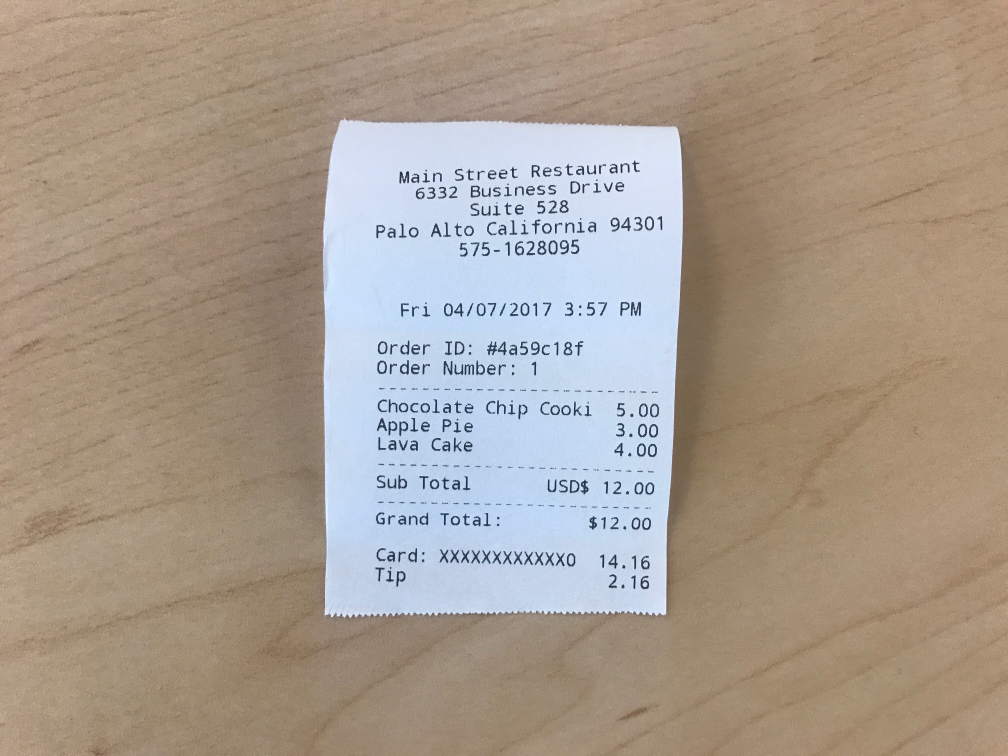
#> input picture order.jpg, 4032 x 3024 px (shown at 1/4 size)
$ python OCR.py --image order.jpg
#> lines starting #> are read from the running program, lines starting #| are printed output that depends on the picture; after the words box and inside, x2 and y2 are one past the last pixel; in counts of white or black regions, pixels touching at a corner belong together
from imutils.perspective import four_point_transform
import pytesseract
import argparse
import imutils
import cv2
import re
pytesseract.pytesseract.tesseract_cmd = r'C:\Program Files\Tesseract-OCR\tesseract.exe'

not_keep_list = ["Card", "Total"]

ap = argparse.ArgumentParser()
ap.add_argument("-i", "--image", required=True, help="path to input receipt image")
ap.add_argument("-d", "--debug", type=int, default=-1,
                help = "wheter or not we are visualizing each step of the pipeline")
args = vars(ap.parse_args())

orig = cv2.imread(args["image"])
#> orig is the input picture: shape (3024, 4032, 3); mean B, G, R 143, 155.9, 168.4
image = orig.copy()
image = imutils.resize(image, width=500)
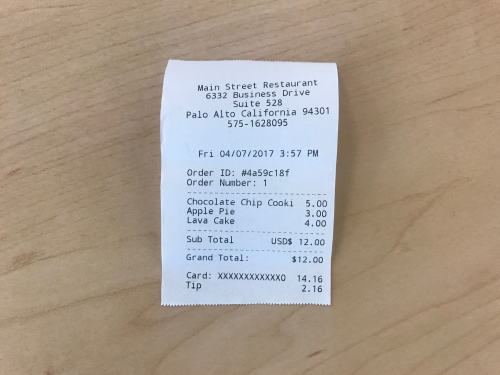
#> image: shape (375, 500, 3); mean B, G, R 143, 155.9, 168.4
ratio = orig.shape[1] / float(image.shape[1])
#> ratio = 8.06

gray = cv2.cvtColor(image, cv2.COLOR_BGR2GRAY)
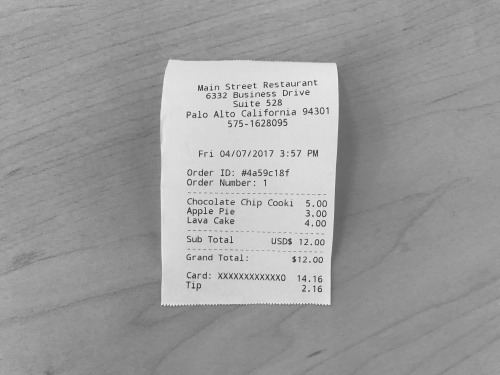
#> gray: shape (375, 500); min 54, max 237, mean 158.2
blurred = cv2.GaussianBlur(gray, (5, 5,), 0)
edged = cv2.Canny(blurred, 75, 200)
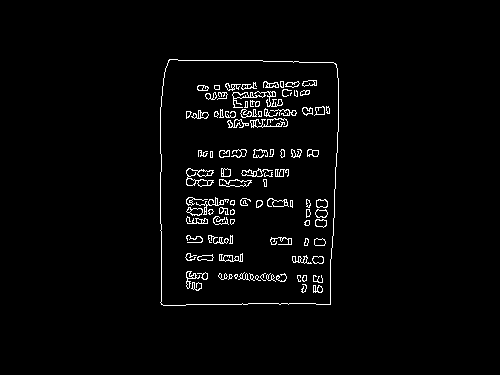
#> edged: shape (375, 500); 2.5% white in thin lines or dots, all inside (x1, y1, x2, y2) = (160, 59, 339, 306)

if args["debug"] > 0:
    cv2.imshow("Input", image)
    cv2.imshow("Edget", edged)
    cv2.waitKey()

cnts = cv2.findContours(edged.copy(), cv2.RETR_EXTERNAL, cv2.CHAIN_APPROX_SIMPLE)
#> cnts = 1 contour; box (x1, y1, x2, y2) and area: (160, 59, 339, 306) 42176
cnts = imutils.grab_contours(cnts)
cnts = sorted(cnts, key=cv2.contourArea, reverse=True)

receiptCnt = None

for c in cnts:
    peri = cv2.arcLength(c, True)
    approx = cv2.approxPolyDP(c, 0.02 * peri, True)

    if len(approx) == 4:
        receiptCnt = approx
        break
#> this loop made 1 pass
#> (peri, receiptCnt) on pass 1: (838.8, [[169, 59], [161, 304], [330, 304], [336, 64]])

if receiptCnt is None:
    raise Exception(("Could not find receipt outline. "
                     "Try debugging your edge detection and contour steps."))

if args["debug"] > 0:
    output = image.copy()
    cv2.drawContours(output, [receiptCnt], -1, (0, 255, 0), 2)
    cv2.imshow("Receipt Outline", output)
    cv2.waitKey(0)

reciept = four_point_transform(orig, receiptCnt.reshape(4, 2) * ratio)
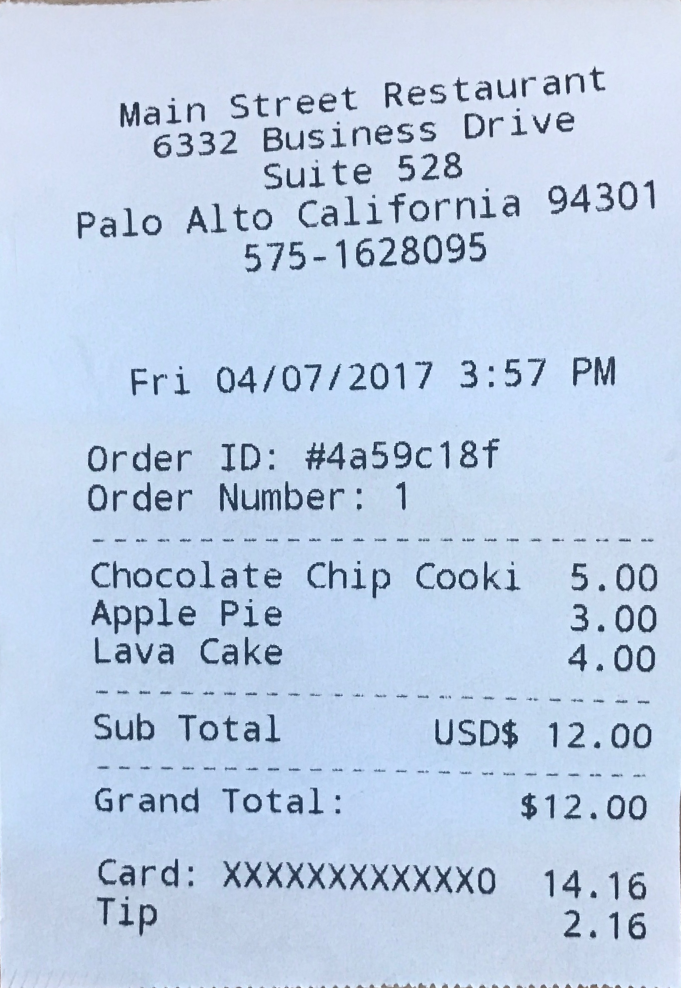
#> reciept: shape (1976, 1362, 3) (shown at 1/2 size); mean B, G, R 230.9, 207.5, 190.1
cv2.imshow("Receipt Transform", imutils.resize(reciept, width=500))
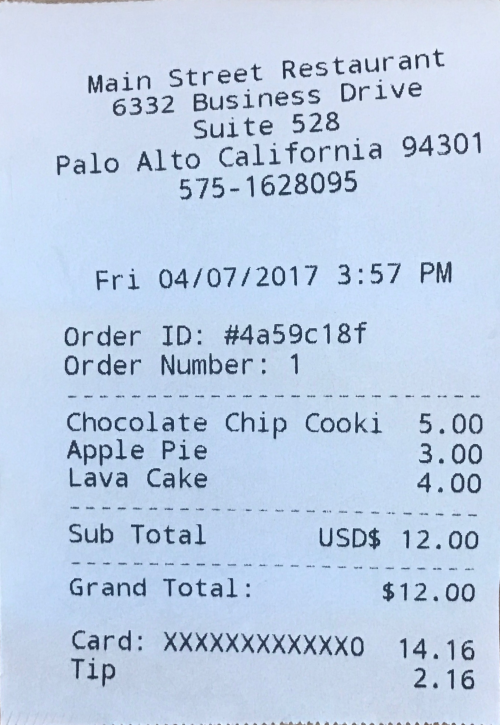
#> window 'Receipt Transform': shape (725, 500, 3); mean B, G, R 230.9, 207.5, 190.1
cv2.waitKey(0)

options = "--psm 4"
#> (the run stopped early here; a loop or call above may not have finished)
